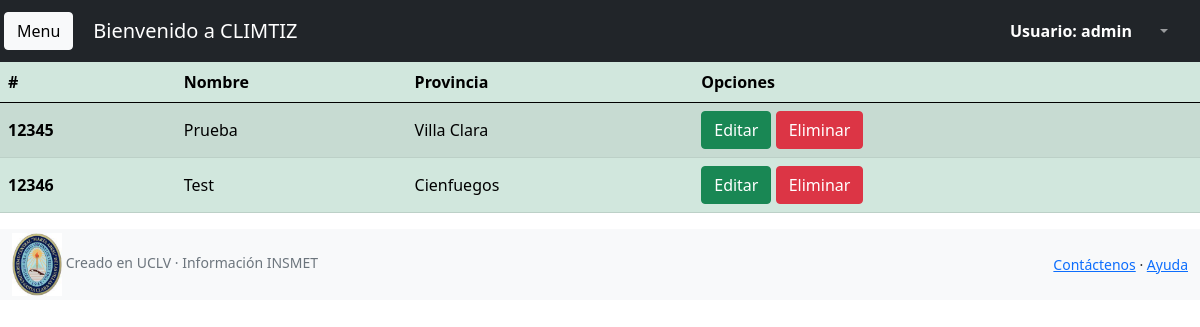
Page /estacion/lista_estaciones (signed in) on the earlier database version.
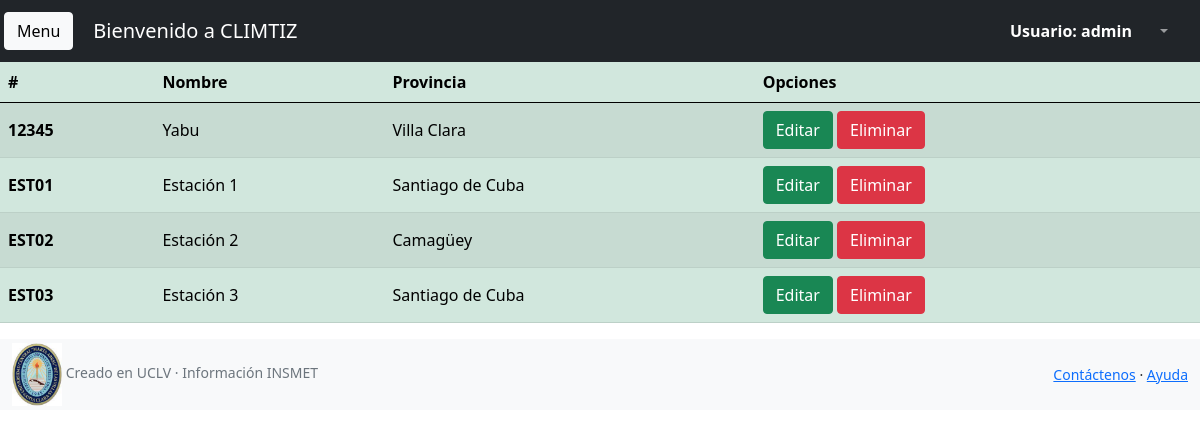
Same page on the later database version.
### estacion/models.py (models this page shows, shortened)
class Estacion(models.Model):
    num_estacion = models.CharField(max_length=6, primary_key=True)
    nombre = models.CharField(max_length=50)
    provincia = models.CharField(max_length=30)

### estacion/views.py (the view)
# urls.py: path('lista_estaciones',EstacionList.as_view(),name="lista_estacion"),
class EstacionList(UserPassesTestMixin,ListView):
    model = Estacion
    template_name = 'estacion_lista.html'
    def test_func(self):
        return self.request.user.is_authenticated and self.request.user.is_admin

### mensajes/processors.py (called while the page is built)
def ctx_dict(request):
    sol=None
    if request.user.is_authenticated:
        sol = len(Mensajes.objects.filter(recibido=False).filter(destinatario=request.user))
    ctx={'test':sol}
    print(sol)
    return ctx

### estacion/templates/estacion_lista.html (shortened to what this page needs)
{% extends 'index_admin.html' %}
{% load static %}
{% block content %}
{% if object_list %}
<div class="table-responsive ">
    <table class="table align-middle  table-success table-striped">
        <thead>
          <tr>
            <th scope="col">#</th>
            <th scope="col">Nombre</th>
            <th scope="col">Provincia</th>
            <th scope="col">Opciones</th>
          </tr>
        </thead>
        <tbody>
{% for estacion in object_list %}
          <tr>
            <th scope="row">{{estacion.num_estacion}}</th>
            <td>{{estacion.nombre}}</td>
            <td>{{estacion.provincia}}</td>
            <td>
                <a class="btn btn-success" href="{% url 'estacion:editar_estacion' estacion.num_estacion %}">Editar</a>
                <a class="btn btn-danger" href="{% url 'estacion:eliminar_estacion' estacion.num_estacion %}">Eliminar</a>
            </td>
          </tr>
    {% endfor %}
  </tbody>
{% else %}
<h1>No existen estaciones en el sistema</h1>
{% endif %}
</table>
</div>
{% endblock content %}

Differences in the rows shown:
removed Estacion: num_estacion "12346", nombre "Test", provincia "Cienfuegos"
changed Estacion "Villa Clara": nombre "Prueba" → "Yabu"
added Estacion: num_estacion "EST01", nombre "Estación 1", provincia "Santiago de Cuba"
added Estacion: num_estacion "EST02", nombre "Estación 2", provincia "Camagüey"
added Estacion: num_estacion "EST03", nombre "Estación 3", provincia "Santiago de Cuba"
